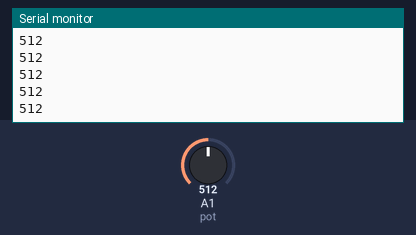
Recording of a sketch running on a simulated Arduino Uno, built with avr-gcc and run on an emulated ATmega328P. Shown: the last lines printed to the serial monitor. Inputs (shaded band) come from the test bench; at power-on: A1 (pot) = 512.

Above: at 1.2 s.
1.3 s: A1 (pot) set to 716
At 1.31 s:
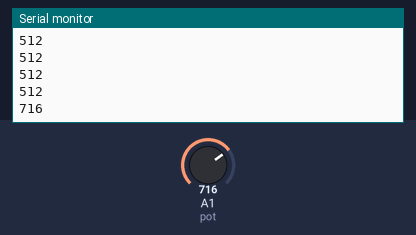
2.8 s: A1 (pot) set to 900
At 2.81 s:
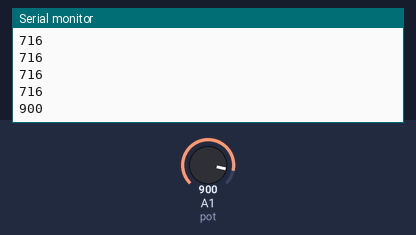
Timing chart, 0 to 5.8 s (numbered marks = the images above; inputs shaded):
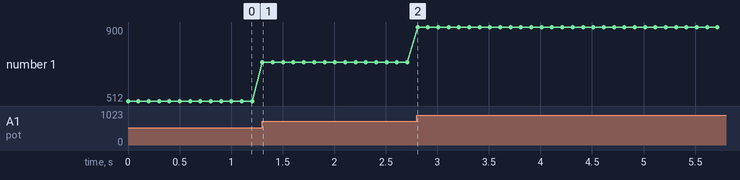

Measured:
- after the input at 1.3 s, the serial monitor: prints a new line at once (image 1)
- after the input at 2.8 s, the serial monitor: prints a new line at once (image 2)
- plotted number 1: 512 → 716 after the input at 1.3 s, 716 → 900 after the input at 2.8 s

The sketch:

a1.ino
```cpp
byte pot = A1;

int potHod;

void setup() {
  pinMode(pot, INPUT);
  Serial.begin(9600);
}

void loop() {
  potHod = analogRead(pot);
  Serial.println(potHod);
  delay(100);
}
```
